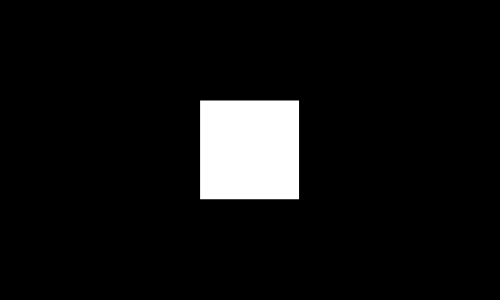
Frame 1 (no input)
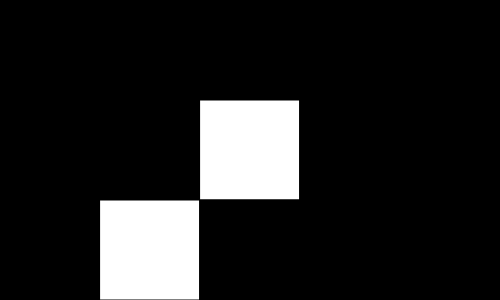
Frame 60 (no input)
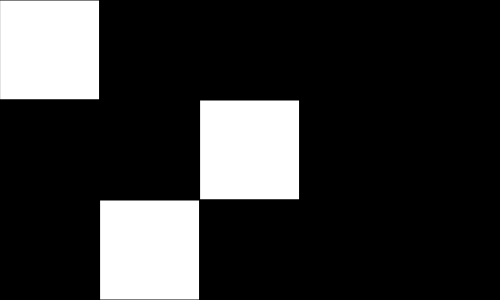
Frame 120 (the mouse pressed at the canvas centre since frame 60)

The p5.js sketch that drew these frames (run headless with seeded random() and noise() and a simulated clock; from frame 60 on, the mouse is pressed at the canvas centre):

// p5.js sketch
// ── sketch.js
// Project Title
// Your Name
// Date
//
// Extra for Experts:
// - describe what you did to take this project "above and beyond"

let grid = [[0, 0, 0, 0, 0],
[0, 0, 255, 0, 0],
[0, 0, 0, 0, 0]];

let time = 60;

const NUM_ROWS = 3;
const NUM_COLS = 5;



let rectWidth, rectHeight;
let col, row;

function renderGrid() {
  for (let x = 0; x < NUM_COLS; x++) {
    for (let y = 0; y < NUM_ROWS; y++) {
      fill(grid[y][x]);
      rect(x * rectWidth, y * rectHeight, rectWidth, rectHeight);
    }
  }
}

function getArrayY() {
  return int(mouseY / rectHeight);
}

function getArrayX() {
  return int(mouseX / rectWidth);
}

function setup() {
  createCanvas(500, 300);
  rectWidth = 500 / NUM_COLS;
  rectHeight = 300 / NUM_ROWS;
}

function draw() {
  row = getArrayY();
  col = getArrayX();
  background(220);
  renderGrid();

  if (frameCount % 30 === 0) {
    time--;
    
  }

  if(frameCount % time === 0){
    grid[int(random(NUM_ROWS))][int(random(NUM_COLS))] = 255;
  }

  print(mouseX, rectWidth, int(mouseX / rectWidth));
}

function mousePressed() {
  if (grid[row][col] === 0) {
    grid[row][col] = 255;

  }
  else {
    grid[row][col] = 0;
  }
}
